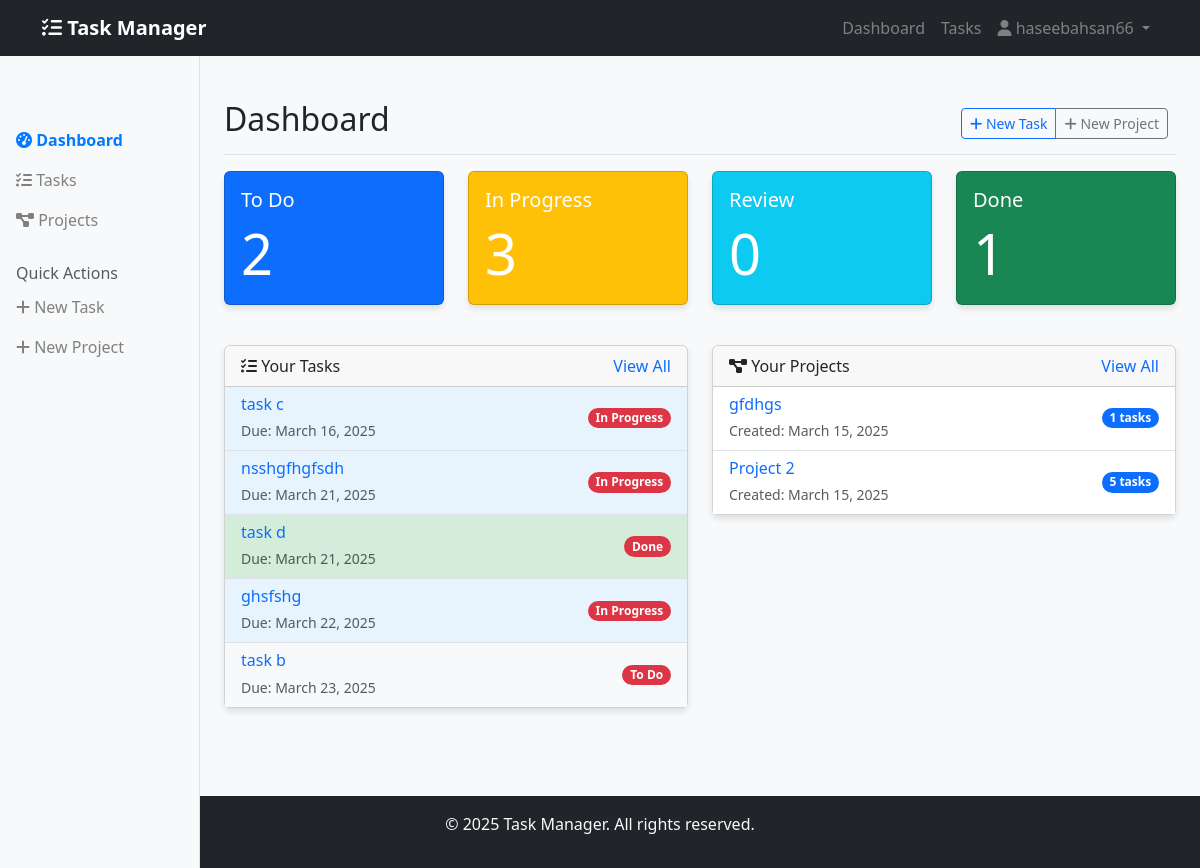
Screenshot of / (signed in) with the database file from the repository.
### users/models.py (models this page shows, shortened)
class User(AbstractUser):
    is_admin = models.BooleanField(default=False)
    groups = models.ManyToManyField(
        'auth.Group',
        verbose_name='groups',
        blank=True,
        related_name='custom_user_set',
        help_text='The groups this user belongs to.'
    )
    user_permissions = models.ManyToManyField(
        'auth.Permission',
        verbose_name='user permissions',
        blank=True,
        related_name='custom_user_permissions',
        help_text='Specific permissions for this user.'
    )

### tasks/models.py (models this page shows, shortened)
class Task(models.Model):
    PRIORITY_CHOICES = [
        ('low', 'Low'),
        ('medium', 'Medium'),
        ('high', 'High'),
    ]
    STATUS_CHOICES = [
        ('todo', 'To Do'),
        ('in_progress', 'In Progress'),
        ('review', 'Review'),
        ('done', 'Done'),
        ('get_priority', 'Priority'),
    ]
    title = models.CharField(max_length=200)
    description = models.TextField(blank=True)
    created_at = models.DateTimeField(auto_now_add=True)
    updated_at = models.DateTimeField(auto_now=True)
    due_date = models.DateField()
    priority = models.CharField(max_length=10, choices=PRIORITY_CHOICES, default='medium')
    status = models.CharField(max_length=20, choices=STATUS_CHOICES, default='todo')
    project = models.ForeignKey(Project, on_delete=models.CASCADE, related_name='tasks')
    assigned_to = models.ForeignKey(settings.AUTH_USER_MODEL, on_delete=models.CASCADE, related_name='assigned_tasks')
    created_by = models.ForeignKey(settings.AUTH_USER_MODEL, on_delete=models.CASCADE, related_name='created_tasks')

class Project(models.Model):
    name = models.CharField(max_length=100)
    description = models.TextField(blank=True)
    created_at = models.DateTimeField(auto_now_add=True)
    created_by = models.ForeignKey(settings.AUTH_USER_MODEL, on_delete=models.CASCADE, related_name='projects')

### tasks/views.py (the view)
# urls.py: path('', dashboard, name='dashboard'),
@login_required
def dashboard(request):
    user_tasks = Task.objects.filter(assigned_to=request.user).order_by('due_date')
    user_projects = Project.objects.filter(created_by=request.user)
    context = {
        'tasks': user_tasks,
        'projects': user_projects,
        'todo_count': user_tasks.filter(status='todo').count(),
        'in_progress_count': user_tasks.filter(status='in_progress').count(),
        'review_count': user_tasks.filter(status='review').count(),
        'done_count': user_tasks.filter(status='done').count(),
    }
    return render(request, 'tasks/dashboard.html', context)

### templates/tasks/dashboard.html (shortened to what this page needs)
{% extends "base.html" %}
{% block dashboard_active %}active{% endblock %}
{% block content %}
<div class="d-flex justify-content-between flex-wrap flex-md-nowrap align-items-center pt-3 pb-2 mb-3 border-bottom">
    <h1 class="h2">Dashboard</h1>
    <div class="btn-toolbar mb-2 mb-md-0">
        <div class="btn-group me-2">
            <a href="{% url 'task-create' %}" class="btn btn-sm btn-outline-primary">
                <i class="fas fa-plus"></i> New Task
            </a>
            <a href="{% url 'project-create' %}" class="btn btn-sm btn-outline-secondary">
                <i class="fas fa-plus"></i> New Project
            </a>
        </div>
    </div>
</div>
<div class="row mb-4">
    <div class="col-md-3">
        <div class="card text-white bg-primary mb-3">
            <div class="card-body">
                <h5 class="card-title">To Do</h5>
                <p class="card-text display-4">{{ todo_count }}</p>
            </div>
        </div>
    </div>
    <div class="col-md-3">
        <div class="card text-white bg-warning mb-3">
            <div class="card-body">
                <h5 class="card-title">In Progress</h5>
                <p class="card-text display-4">{{ in_progress_count }}</p>
            </div>
        </div>
    </div>
    <div class="col-md-3">
        <div class="card text-white bg-info mb-3">
            <div class="card-body">
                <h5 class="card-title">Review</h5>
                <p class="card-text display-4">{{ review_count }}</p>
            </div>
        </div>
    </div>
    <div class="col-md-3">
        <div class="card text-white bg-success mb-3">
            <div class="card-body">
                <h5 class="card-title">Done</h5>
                <p class="card-text display-4">{{ done_count }}</p>
            </div>
        </div>
    </div>
</div>
<div class="row">
    <div class="col-md-6">
        <div class="card mb-4">
            <div class="card-header d-flex justify-content-between">
                <span><i class="fas fa-tasks"></i> Your Tasks</span>
                <a href="{% url 'task-list' %}" class="text-decoration-none">View All</a>
            </div>
            <div class="card-body p-0">
                <ul class="list-group list-group-flush">
                    {% for task in tasks|slice:":5" %}
                        <li class="list-group-item task-priority-{{ task.priority }} task-status-{{ task.status }}">
                            <div class="d-flex justify-content-between align-items-center">
                                <div>
                                    <h6 class="mb-1">
                                        <a href="{% url 'task-detail' task.id %}" class="text-decoration-none">{{ task.title }}</a>
                                    </h6>
                                    <small class="text-muted">Due: {{ task.due_date }}</small>
                                </div>
                                <span class="badge bg-{{ task.status|yesno:'danger,success,warning,info' }} rounded-pill">
                                    {{ task.get_status_display }}
                                </span>
                            </div>
                        </li>
                    {% empty %}
                        <li class="list-group-item">
                            <p class="text-center">No tasks assigned to you.</p>
                        </li>
                    {% endfor %}
                </ul>
            </div>
        </div>
    </div>
    <div class="col-md-6">
        <div class="card mb-4">
            <div class="card-header d-flex justify-content-between">
                <span><i class="fas fa-project-diagram"></i> Your Projects</span>
                <a href="{% url 'project-list' %}" class="text-decoration-none">View All</a>
            </div>
            <div class="card-body p-0">
                <ul class="list-group list-group-flush">
                    {% for project in projects|slice:":5" %}
                        <li class="list-group-item">
                            <div class="d-flex justify-content-between align-items-center">
                                <div>
                                    <h6 class="mb-1">
                                        <a href="{% url 'project-detail' project.id %}" class="text-decoration-none">{{ project.name }}</a>
                                    </h6>
                                    <small class="text-muted">Created: {{ project.created_at|date:"F d, Y" }}</small>
                                </div>
                                <span class="badge bg-primary rounded-pill">
                                    {{ project.tasks.count }} tasks
                                </span>
                            </div>
                        </li>
                    {% empty %}
                        <li class="list-group-item">
                            <p class="text-center">No projects created yet.</p>
                        </li>
                    {% endfor %}
                </ul>
            </div>
        </div>
    </div>
</div>
{% endblock %}

### templates/base.html (shortened to what this page needs)
<!DOCTYPE html>
<html lang="en">
<head>
    <link href="https://cdn.jsdelivr.net/npm/bootstrap@5.3.0/dist/css/bootstrap.min.css" rel="stylesheet">
    <link rel="stylesheet" href="https://cdnjs.cloudflare.com/ajax/libs/font-awesome/6.4.0/css/all.min.css">
</head>
<body>
    <nav class="navbar navbar-expand-lg navbar-dark bg-dark fixed-top">
        <div class="container">
            <a class="navbar-brand" href="{% url 'dashboard' %}">
                <i class="fas fa-tasks"></i> Task Manager
            </a>
            <div class="collapse navbar-collapse" id="navbarNav">
                <ul class="navbar-nav ms-auto">
                    {% if user.is_authenticated %}
                        <li class="nav-item">
                            <a class="nav-link" href="{% url 'dashboard' %}">Dashboard</a>
                        </li>
                        <li class="nav-item">
                            <a class="nav-link" href="{% url 'task-list' %}">Tasks</a>
                        </li>
                        <li class="nav-item dropdown">
                            <a class="nav-link dropdown-toggle" href="#" id="userDropdown" role="button"
                               data-bs-toggle="dropdown" aria-expanded="false">
                                <i class="fas fa-user"></i> {{ user.username }}
                            </a>
                        </li>
                    {% endif %}
                </ul>
            </div>
        </div>
    </nav>
    <div class="container-fluid">
        <div class="row">
            {% if user.is_authenticated %}
                <nav id="sidebarMenu" class="col-md-3 col-lg-2 d-md-block sidebar collapse">
                    <div class="sidebar-sticky pt-3">
                        <ul class="nav flex-column">
                            <li class="nav-item">
                                <a class="nav-link {% block dashboard_active %}{% endblock %}" href="{% url 'dashboard' %}">
                                    <i class="fas fa-tachometer-alt"></i> Dashboard
                                </a>
                            </li>
                            <li class="nav-item">
                                <a class="nav-link {% block tasks_active %}{% endblock %}" href="{% url 'task-list' %}">
                                    <i class="fas fa-tasks"></i> Tasks
                                </a>
                            </li>
                            <li class="nav-item">
                                <a class="nav-link {% block projects_active %}{% endblock %}" href="{% url 'project-list' %}">
                                    <i class="fas fa-project-diagram"></i> Projects
                                </a>
                            </li>
                        </ul>
                        <h6 class="sidebar-heading d-flex justify-content-between align-items-center px-3 mt-4 mb-1 text-muted">
                            <span>Quick Actions</span>
                        </h6>
                        <ul class="nav flex-column mb-2">
                            <li class="nav-item">
                                <a class="nav-link" href="{% url 'task-create' %}">
                                    <i class="fas fa-plus"></i> New Task
                                </a>
                            </li>
                            <li class="nav-item">
                                <a class="nav-link" href="{% url 'project-create' %}">
                                    <i class="fas fa-plus"></i> New Project
                                </a>
                            </li>
                        </ul>
                    </div>
                </nav>
            {% endif %}
            <main role="main" class="{% if user.is_authenticated %}col-md-9 ms-sm-auto col-lg-10 px-md-4{% else %}col-12{% endif %}">
                <div class="mt-4">
                    {% block content %}{% endblock %}
                </div>
            </main>
        </div>
    </div>
    <footer class="bg-dark text-light mt-5 py-3">
        <div class="container text-center">
            <p>&copy; {% now "Y" %} Task Manager. All rights reserved.</p>
        </div>
    </footer>
</body>
</html>

### templates/base.html (style rules this page uses)
body { padding-top: 60px; background-color: #f8f9fa; }
.navbar-brand { font-weight: bold; }
.card { box-shadow: 0 4px 6px rgba(0, 0, 0, 0.1); margin-bottom: 1.5rem; }
.task-priority-high { border-left: 5px solid #dc3545; }
.task-priority-medium { border-left: 5px solid #ffc107; }
.task-priority-low { border-left: 5px solid #28a745; }
.task-status-todo { background-color: #f8f9fa; }
.task-status-in_progress { background-color: #e8f4fd; }
.task-status-done { background-color: #d4edda; }
.sidebar { position: fixed; top: 56px; bottom: 0; left: 0; z-index: 100; padding: 48px 0 0; box-shadow: inset -1px 0 0 rgba(0, 0, 0, .1); background-color: #f8f9fa; }
.sidebar-sticky { position: relative; top: 0; height: calc(100vh - 48px); padding-top: .5rem; overflow-x: hidden; overflow-y: auto; }
.nav-link { color: grey; }
.nav-link.active { font-weight: bold; color: #007bff; }
.mt-5 { margin-top: 4rem !important; }

### rows the page displays
User: username "haseebahsan66"
Task: title "task c", due_date "March 16, 2025", status "In Progress"
Task: title "nsshgfhgfsdh", due_date "March 21, 2025", status "In Progress"
Task: title "task d", due_date "March 21, 2025", status "Done"
Task: title "ghsfshg", due_date "March 22, 2025", status "In Progress"
Task: title "task b", due_date "March 23, 2025", status "To Do"
Project: name "gfdhgs", created_at "March 15, 2025", tasks.count "1"
Project: name "Project 2", created_at "March 15, 2025", tasks.count "5"

### other values shown
{{ todo_count }} "2"
{{ in_progress_count }} "3"
{{ review_count }} "0"
{{ done_count }} "1"
